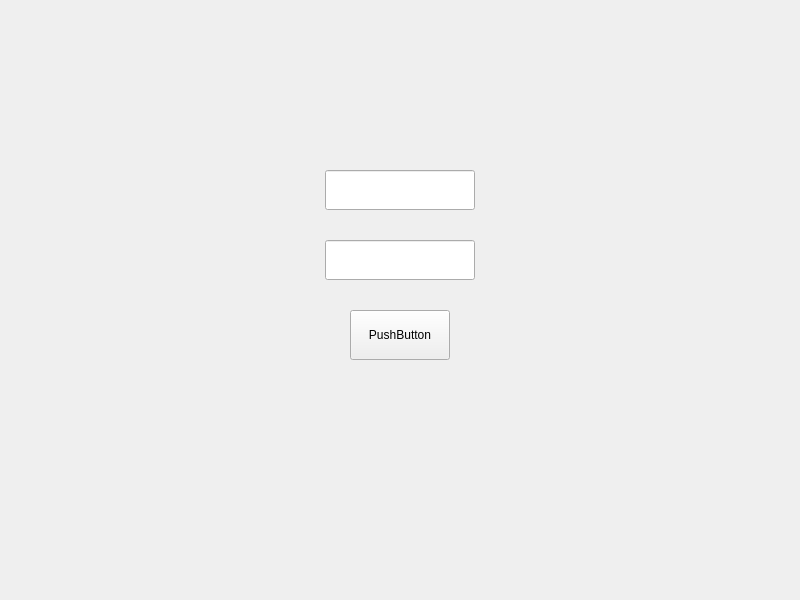
<?xml version="1.0" encoding="UTF-8"?>
<ui version="4.0">
 <class>AdminWelcome</class>
 <widget class="QMainWindow" name="AdminWelcome">
  <property name="geometry">
   <rect>
    <x>0</x>
    <y>0</y>
    <width>800</width>
    <height>600</height>
   </rect>
  </property>
  <property name="windowTitle">
   <string>MainWindow</string>
  </property>
  <widget class="QWidget" name="centralwidget">
   <widget class="QLineEdit" name="Password">
    <property name="geometry">
     <rect>
      <x>325</x>
      <y>240</y>
      <width>150</width>
      <height>40</height>
     </rect>
    </property>
    <property name="maxLength">
     <number>20</number>
    </property>
    <property name="frame">
     <bool>true</bool>
    </property>
    <property name="dragEnabled">
     <bool>false</bool>
    </property>
   </widget>
   <widget class="QLineEdit" name="Login">
    <property name="geometry">
     <rect>
      <x>325</x>
      <y>170</y>
      <width>150</width>
      <height>40</height>
     </rect>
    </property>
    <property name="maxLength">
     <number>20</number>
    </property>
   </widget>
   <widget class="QPushButton" name="CheckPassword">
    <property name="geometry">
     <rect>
      <x>350</x>
      <y>310</y>
      <width>100</width>
      <height>50</height>
     </rect>
    </property>
    <property name="text">
     <string>PushButton</string>
    </property>
   </widget>
  </widget>
 </widget>
 <resources/>
 <connections/>
</ui>
